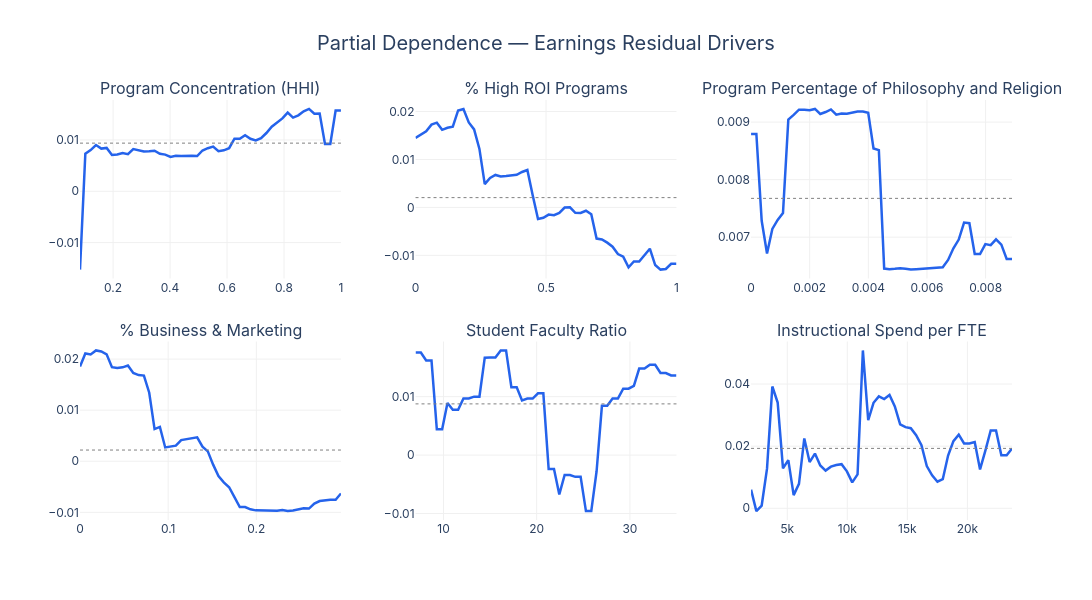

Here is the notebook cell this chart was saved with:
### Code cell
import plotly.express as px
import plotly.graph_objects as go
from plotly.subplots import make_subplots
from sklearn.inspection import partial_dependence

def get_pd_data(model, X, feature, percentiles=(0.05, 0.95), grid_resolution=50):
    pd_result = partial_dependence(
        model,
        X,
        features=[feature],
        percentiles=percentiles,
        grid_resolution=grid_resolution,
        kind="average"
    )
    return pd_result["grid_values"][0], pd_result["average"][0]

features_to_plot = {
    "program_hhi":                          "Program Concentration (HHI)",
    "pct_high_roi":                         "% High ROI Programs",
    "program_percentage_philosophy_religious":"Program Percentage of Philosophy and Religion",
    "program_percentage_business_marketing":"% Business & Marketing",
    "student_faculty_ratio":                "Student Faculty Ratio",
    "instructional_expenditure_per_fte":    "Instructional Spend per FTE",
}

n = len(features_to_plot)
cols = 3
rows = (n + cols - 1) // cols

fig = make_subplots(
    rows=rows, cols=cols,
    subplot_titles=list(features_to_plot.values()),
    vertical_spacing=0.15,
    horizontal_spacing=0.08
)

for i, (feat, label) in enumerate(features_to_plot.items()):
    row = i // cols + 1
    col = i % cols + 1

    x_vals, y_vals = get_pd_data(
        pipe_stage2_final,
        X[stable_features],
        feat
    )

    fig.add_trace(
        go.Scatter(
            x=x_vals,
            y=y_vals,
            mode="lines",
            line=dict(color="#2563EB", width=2.5),
            showlegend=False,
            hovertemplate=f"{label}<br>Value: %{{x:.3f}}<br>Residual: %{{y:.4f}}<extra></extra>"
        ),
        row=row, col=col
    )

    fig.add_hline(
        y=np.mean(y_vals),
        line_dash="dot",
        line_color="gray",
        line_width=1,
        row=row, col=col
    )

fig.update_layout(
    title=dict(
        text="Partial Dependence — Earnings Residual Drivers",
        font=dict(size=20),
        x=0.5
    ),
    height=600,
    width=1100,
    plot_bgcolor="white",
    paper_bgcolor="white",
    font=dict(family="Inter, Arial", size=12),
)

fig.update_xaxes(showgrid=True, gridcolor="#f0f0f0", zeroline=False)
fig.update_yaxes(showgrid=True, gridcolor="#f0f0f0", zeroline=False)

fig.show()

# save for presentation
# fig.write_html("partial_dependence.html")
# fig.write_image("partial_dependence.png", scale=2)  # needs kaleido: pip install kaleido

### Figure 1 — Plotly figure (JSON) as saved in the notebook; plotly's stock layout.template omitted (floating-point values rounded to 4 significant figures)
{"data": [{"hovertemplate": "Program Concentration (HHI)<br>Value: %{x:.3f}<br>Residual: %{y:.4f}<extra></extra>", "line": {"color": "#2563EB", "width": 2.5}, "mode": "lines", "showlegend": false, "type": "scatter", "x": [0.08377, 0.1025, 0.1212, 0.1399, 0.1586, 0.1773, 0.196, 0.2147, 0.2334, 0.2521, 0.2708, 0.2895, 0.3081, 0.3268, 0.3455, 0.3642, 0.3829, 0.4016, 0.4203, 0.439, 0.4577, 0.4764, 0.4951, 0.5138, 0.5325, 0.5512, 0.5699, 0.5886, 0.6073, 0.626, 0.6447, 0.6634, 0.6821, 0.7008, 0.7195, 0.7382, 0.7569, 0.7756, 0.7943, 0.813, 0.8317, 0.8504, 0.8691, 0.8878, 0.9065, 0.9252, 0.9439, 0.9626, 0.9813, 1.0], "xaxis": "x", "y": [-0.01526, 0.007334, 0.008033, 0.009024, 0.00832, 0.008447, 0.007065, 0.007158, 0.007436, 0.007246, 0.00824, 0.008054, 0.007743, 0.00779, 0.007914, 0.007312, 0.007144, 0.006688, 0.006905, 0.006876, 0.00694, 0.006906, 0.006879, 0.007954, 0.008398, 0.008723, 0.007821, 0.007987, 0.008397, 0.01025, 0.01023, 0.01091, 0.01023, 0.009918, 0.01036, 0.01136, 0.0126, 0.01341, 0.01421, 0.01533, 0.01436, 0.0148, 0.01559, 0.01605, 0.01511, 0.01517, 0.009219, 0.009219, 0.01575, 0.01575], "yaxis": "y"}, {"hovertemplate": "% High ROI Programs<br>Value: %{x:.3f}<br>Residual: %{y:.4f}<extra></extra>", "line": {"color": "#2563EB", "width": 2.5}, "mode": "lines", "showlegend": false, "type": "scatter", "x": [0.0, 0.02041, 0.04082, 0.06122, 0.08163, 0.102, 0.1224, 0.1429, 0.1633, 0.1837, 0.2041, 0.2245, 0.2449, 0.2653, 0.2857, 0.3061, 0.3265, 0.3469, 0.3673, 0.3878, 0.4082, 0.4286, 0.449, 0.4694, 0.4898, 0.5102, 0.5306, 0.551, 0.5714, 0.5918, 0.6122, 0.6327, 0.6531, 0.6735, 0.6939, 0.7143, 0.7347, 0.7551, 0.7755, 0.7959, 0.8163, 0.8367, 0.8571, 0.8776, 0.898, 0.9184, 0.9388, 0.9592, 0.9796, 1.0], "xaxis": "x2", "y": [0.01449, 0.01515, 0.01589, 0.01727, 0.01767, 0.01618, 0.01661, 0.01683, 0.02023, 0.02055, 0.01772, 0.01628, 0.0122, 0.004849, 0.006141, 0.006773, 0.006466, 0.006554, 0.006659, 0.006807, 0.007389, 0.007805, 0.002545, -0.002414, -0.002167, -0.001506, -0.001612, -0.00114, -2.579e-05, 1.626e-05, -0.001133, -0.001157, -0.0006982, -0.001414, -0.006503, -0.006679, -0.007357, -0.008201, -0.009726, -0.01029, -0.01251, -0.01129, -0.01129, -0.009946, -0.008625, -0.01203, -0.01297, -0.01284, -0.01177, -0.01177], "yaxis": "y2"}, {"hovertemplate": "Program Percentage of Philosophy and Religion<br>Value: %{x:.3f}<br>Residual: %{y:.4f}<extra></extra>", "line": {"color": "#2563EB", "width": 2.5}, "mode": "lines", "showlegend": false, "type": "scatter", "x": [0.0, 0.0001816, 0.0003633, 0.0005449, 0.0007265, 0.0009082, 0.00109, 0.001271, 0.001453, 0.001635, 0.001816, 0.001998, 0.00218, 0.002361, 0.002543, 0.002724, 0.002906, 0.003088, 0.003269, 0.003451, 0.003633, 0.003814, 0.003996, 0.004178, 0.004359, 0.004541, 0.004722, 0.004904, 0.005086, 0.005267, 0.005449, 0.005631, 0.005812, 0.005994, 0.006176, 0.006357, 0.006539, 0.00672, 0.006902, 0.007084, 0.007265, 0.007447, 0.007629, 0.00781, 0.007992, 0.008173, 0.008355, 0.008537, 0.008718, 0.0089], "xaxis": "x3", "y": [0.008794, 0.008794, 0.007285, 0.006716, 0.007142, 0.0073, 0.00742, 0.009044, 0.009125, 0.009216, 0.009215, 0.009206, 0.009229, 0.009141, 0.009175, 0.00922, 0.009129, 0.00915, 0.009144, 0.009162, 0.009186, 0.009183, 0.009163, 0.008542, 0.008513, 0.006454, 0.006444, 0.006449, 0.00646, 0.006452, 0.006437, 0.006445, 0.006451, 0.006451, 0.006454, 0.006467, 0.006476, 0.006605, 0.006807, 0.006958, 0.007253, 0.007243, 0.006707, 0.006707, 0.00688, 0.006861, 0.006963, 0.006871, 0.006622, 0.006622], "yaxis": "y3"}, {"hovertemplate": "% Business & Marketing<br>Value: %{x:.3f}<br>Residual: %{y:.4f}<extra></extra>", "line": {"color": "#2563EB", "width": 2.5}, "mode": "lines", "showlegend": false, "type": "scatter", "x": [0.0, 0.00604, 0.01208, 0.01812, 0.02416, 0.0302, 0.03624, 0.04228, 0.04832, 0.05436, 0.0604, 0.06644, 0.07248, 0.07852, 0.08456, 0.0906, 0.09664, 0.1027, 0.1087, 0.1148, 0.1208, 0.1268, 0.1329, 0.1389, 0.145, 0.151, 0.157, 0.1631, 0.1691, 0.1752, 0.1812, 0.1872, 0.1933, 0.1993, 0.2054, 0.2114, 0.2174, 0.2235, 0.2295, 0.2356, 0.2416, 0.2476, 0.2537, 0.2597, 0.2657, 0.2718, 0.2778, 0.2839, 0.2899, 0.2959], "xaxis": "x4", "y": [0.01856, 0.02111, 0.02092, 0.02169, 0.02148, 0.02093, 0.01842, 0.01826, 0.01838, 0.01874, 0.01727, 0.01686, 0.01677, 0.01341, 0.006293, 0.006722, 0.0027, 0.002909, 0.003043, 0.004137, 0.004349, 0.004435, 0.004679, 0.002848, 0.001926, -0.000666, -0.002909, -0.004123, -0.005091, -0.007021, -0.008956, -0.008959, -0.009413, -0.009617, -0.009639, -0.009651, -0.009604, -0.009688, -0.009564, -0.009755, -0.009631, -0.009349, -0.009184, -0.009266, -0.008296, -0.007789, -0.007638, -0.007518, -0.007548, -0.006303], "yaxis": "y4"}, {"hovertemplate": "Student Faculty Ratio<br>Value: %{x:.3f}<br>Residual: %{y:.4f}<extra></extra>", "line": {"color": "#2563EB", "width": 2.5}, "mode": "lines", "showlegend": false, "type": "scatter", "x": [7.0, 7.571, 8.143, 8.714, 9.286, 9.857, 10.43, 11.0, 11.57, 12.14, 12.71, 13.29, 13.86, 14.43, 15.0, 15.57, 16.14, 16.71, 17.29, 17.86, 18.43, 19.0, 19.57, 20.14, 20.71, 21.29, 21.86, 22.43, 23.0, 23.57, 24.14, 24.71, 25.29, 25.86, 26.43, 27.0, 27.57, 28.14, 28.71, 29.29, 29.86, 30.43, 31.0, 31.57, 32.14, 32.71, 33.29, 33.86, 34.43, 35.0], "xaxis": "x5", "y": [0.01757, 0.01757, 0.01619, 0.01619, 0.004408, 0.004408, 0.008924, 0.007747, 0.007747, 0.009685, 0.009685, 0.01, 0.01, 0.01668, 0.01669, 0.01669, 0.01792, 0.01792, 0.01162, 0.01162, 0.009365, 0.00967, 0.00967, 0.01058, 0.01058, -0.002374, -0.002374, -0.006736, -0.003405, -0.003405, -0.003715, -0.003715, -0.009581, -0.009581, -0.00277, 0.008439, 0.008439, 0.009693, 0.009693, 0.01138, 0.01138, 0.01186, 0.01481, 0.01481, 0.01547, 0.01547, 0.01406, 0.01406, 0.01364, 0.01361], "yaxis": "y5"}, {"hovertemplate": "Instructional Spend per FTE<br>Value: %{x:.3f}<br>Residual: %{y:.4f}<extra></extra>", "line": {"color": "#2563EB", "width": 2.5}, "mode": "lines", "showlegend": false, "type": "scatter", "x": [1983.0, 2426.0, 2870.0, 3313.0, 3757.0, 4200.0, 4644.0, 5088.0, 5531.0, 5975.0, 6418.0, 6862.0, 7305.0, 7749.0, 8192.0, 8636.0, 9079.0, 9523.0, 9966.0, 10410.0, 10850.0, 11300.0, 11740.0, 12180.0, 12630.0, 13070.0, 13510.0, 13960.0, 14400.0, 14850.0, 15290.0, 15730.0, 16180.0, 16620.0, 17060.0, 17510.0, 17950.0, 18390.0, 18840.0, 19280.0, 19720.0, 20170.0, 20610.0, 21050.0, 21500.0, 21940.0, 22390.0, 22830.0, 23270.0, 23720.0], "xaxis": "x6", "y": [0.005987, -0.000903, 0.0008766, 0.01275, 0.0392, 0.03406, 0.01287, 0.01548, 0.004225, 0.00788, 0.02247, 0.01488, 0.0176, 0.01378, 0.01213, 0.0134, 0.0139, 0.0142, 0.01188, 0.008339, 0.01089, 0.05082, 0.02834, 0.03396, 0.03604, 0.03515, 0.03648, 0.0328, 0.02702, 0.02611, 0.02576, 0.0235, 0.0203, 0.01357, 0.01063, 0.008544, 0.009356, 0.01699, 0.02163, 0.02371, 0.02086, 0.02086, 0.02133, 0.01251, 0.01858, 0.02505, 0.02505, 0.01704, 0.01704, 0.01924], "yaxis": "y6"}], "layout": {"annotations": [{"font": {"size": 16}, "showarrow": false, "text": "Program Concentration (HHI)", "x": 0.14, "xanchor": "center", "xref": "paper", "y": 1, "yanchor": "bottom", "yref": "paper"}, {"font": {"size": 16}, "showarrow": false, "text": "% High ROI Programs", "x": 0.5, "xanchor": "center", "xref": "paper", "y": 1, "yanchor": "bottom", "yref": "paper"}, {"font": {"size": 16}, "showarrow": false, "text": "Program Percentage of Philosophy and Religion", "x": 0.86, "xanchor": "center", "xref": "paper", "y": 1, "yanchor": "bottom", "yref": "paper"}, {"font": {"size": 16}, "showarrow": false, "text": "% Business & Marketing", "x": 0.14, "xanchor": "center", "xref": "paper", "y": 0.425, "yanchor": "bottom", "yref": "paper"}, {"font": {"size": 16}, "showarrow": false, "text": "Student Faculty Ratio", "x": 0.5, "xanchor": "center", "xref": "paper", "y": 0.425, "yanchor": "bottom", "yref": "paper"}, {"font": {"size": 16}, "showarrow": false, "text": "Instructional Spend per FTE", "x": 0.86, "xanchor": "center", "xref": "paper", "y": 0.425, "yanchor": "bottom", "yref": "paper"}], "font": {"family": "Inter, Arial", "size": 12}, "height": 600, "paper_bgcolor": "white", "plot_bgcolor": "white", "shapes": [{"line": {"color": "gray", "dash": "dot", "width": 1}, "type": "line", "x0": 0, "x1": 1, "xref": "x domain", "y0": 0.009386, "y1": 0.009386, "yref": "y"}, {"line": {"color": "gray", "dash": "dot", "width": 1}, "type": "line", "x0": 0, "x1": 1, "xref": "x2 domain", "y0": 0.00204, "y1": 0.00204, "yref": "y2"}, {"line": {"color": "gray", "dash": "dot", "width": 1}, "type": "line", "x0": 0, "x1": 1, "xref": "x3 domain", "y0": 0.007675, "y1": 0.007675, "yref": "y3"}, {"line": {"color": "gray", "dash": "dot", "width": 1}, "type": "line", "x0": 0, "x1": 1, "xref": "x4 domain", "y0": 0.002193, "y1": 0.002193, "yref": "y4"}, {"line": {"color": "gray", "dash": "dot", "width": 1}, "type": "line", "x0": 0, "x1": 1, "xref": "x5 domain", "y0": 0.008765, "y1": 0.008765, "yref": "y5"}, {"line": {"color": "gray", "dash": "dot", "width": 1}, "type": "line", "x0": 0, "x1": 1, "xref": "x6 domain", "y0": 0.01928, "y1": 0.01928, "yref": "y6"}], "title": {"font": {"size": 20}, "text": "Partial Dependence — Earnings Residual Drivers", "x": 0.5}, "width": 1100, "xaxis": {"anchor": "y", "domain": [0, 0.28], "gridcolor": "#f0f0f0", "showgrid": true, "zeroline": false}, "xaxis2": {"anchor": "y2", "domain": [0.36, 0.64], "gridcolor": "#f0f0f0", "showgrid": true, "zeroline": false}, "xaxis3": {"anchor": "y3", "domain": [0.72, 1], "gridcolor": "#f0f0f0", "showgrid": true, "zeroline": false}, "xaxis4": {"anchor": "y4", "domain": [0, 0.28], "gridcolor": "#f0f0f0", "showgrid": true, "zeroline": false}, "xaxis5": {"anchor": "y5", "domain": [0.36, 0.64], "gridcolor": "#f0f0f0", "showgrid": true, "zeroline": false}, "xaxis6": {"anchor": "y6", "domain": [0.72, 1], "gridcolor": "#f0f0f0", "showgrid": true, "zeroline": false}, "yaxis": {"anchor": "x", "domain": [0.575, 1], "gridcolor": "#f0f0f0", "showgrid": true, "zeroline": false}, "yaxis2": {"anchor": "x2", "domain": [0.575, 1], "gridcolor": "#f0f0f0", "showgrid": true, "zeroline": false}, "yaxis3": {"anchor": "x3", "domain": [0.575, 1], "gridcolor": "#f0f0f0", "showgrid": true, "zeroline": false}, "yaxis4": {"anchor": "x4", "domain": [0, 0.425], "gridcolor": "#f0f0f0", "showgrid": true, "zeroline": false}, "yaxis5": {"anchor": "x5", "domain": [0, 0.425], "gridcolor": "#f0f0f0", "showgrid": true, "zeroline": false}, "yaxis6": {"anchor": "x6", "domain": [0, 0.425], "gridcolor": "#f0f0f0", "showgrid": true, "zeroline": false}}}
